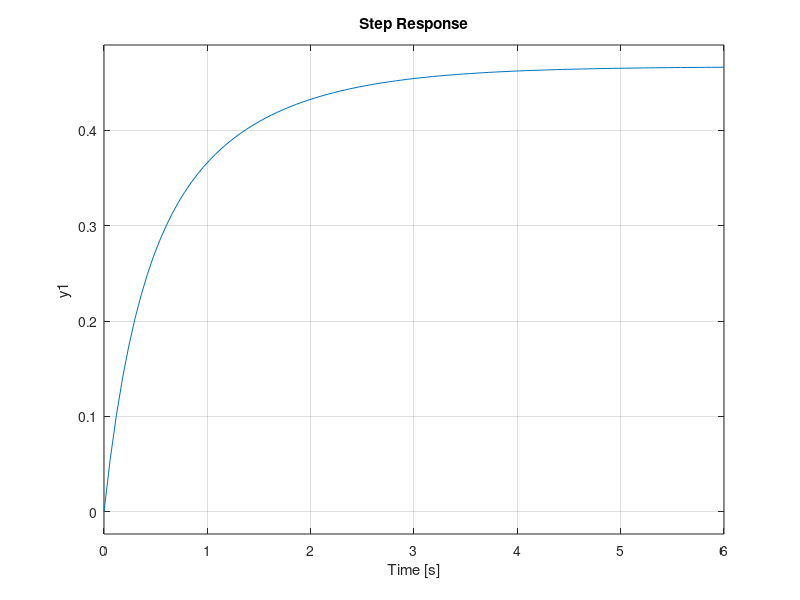

Here is the MATLAB script that generated this plot: (Note: this script raises an error after producing the figure.)
A = [-3 1 0;2 -3 2;0 1 -3];
B = [1;0;0];
C = [1 0 0];
D = 0;
ob = obsv(A,C)
unob = length(A) - rank(ob)

eigen = eig(A)
%tc = inv(eigen)

sys = ss(A, B, C, D)
step(sys)

AA = (A - (B*K));
BB = B;
CC = C;
DD = 0;
sys2 = ss(AA, BB, CC, DD)
figure; step(sys2)
simulink
